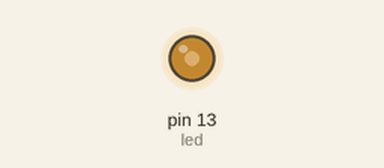
Simulated run of this sketch. Board: Arduino Uno, built with avr-gcc and run on an emulated ATmega328P. Shown: output pins drawn as LEDs (lit = HIGH).

Above: at 0.1 s.
Timing chart, 0 to 1.6 s (numbered marks = the images above):
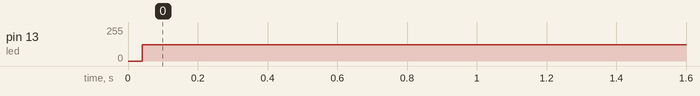

The sketch:

timer_led.ino
```cpp
int led = 13;

void setup() {
  Serial.begin(9600);
  pinMode(led, OUTPUT);

}

void loop() {
  for (int i = 0; i < 5000; i+10) {
    digitalWrite(led,HIGH);
    delay(i);
    digitalWrite(led,LOW);
    delay(i);
  }
    for (int i = 5000; i > 5000; i-10) {
    digitalWrite(led,HIGH);
    delay(i);
    digitalWrite(led,LOW);
    delay(i);
  }
}
```

Measured:
- by itself, pin 13 (led): 0/255 → 123/255 at 0.04 s
